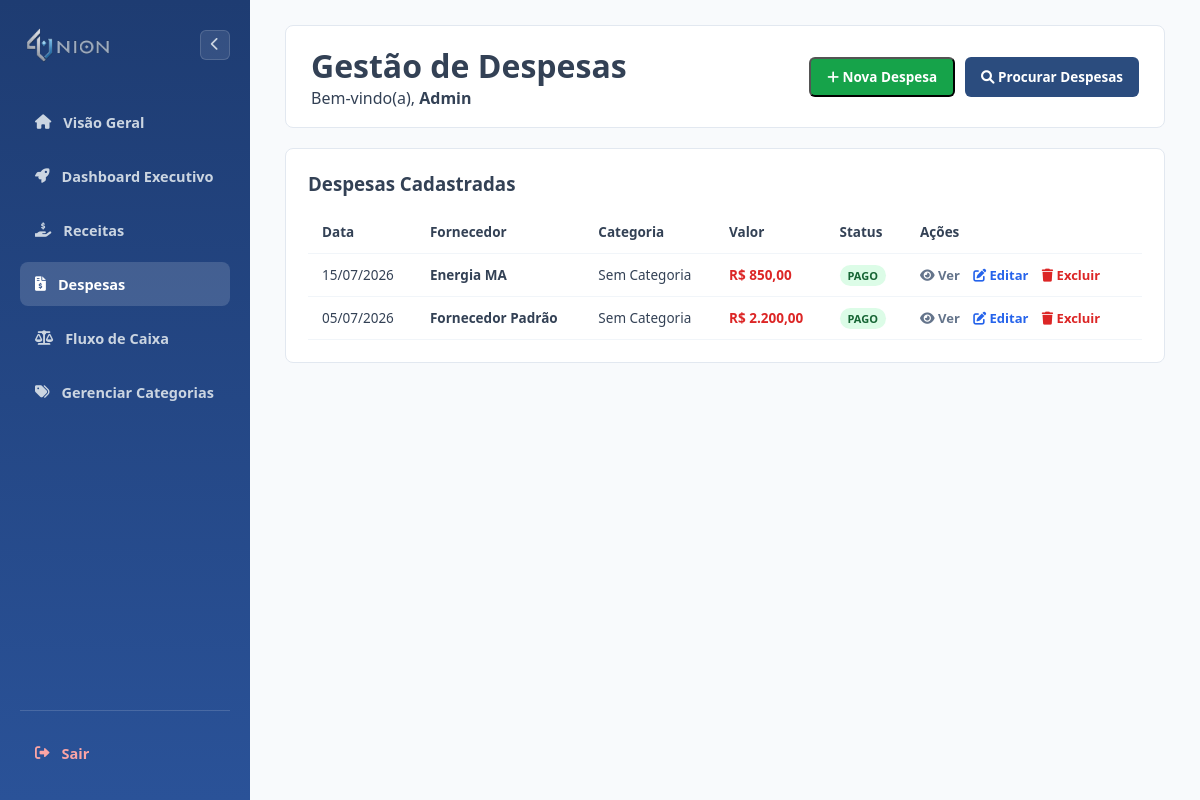
The app's page /pages/despesas/listar.php (signed in) with its own data.
### tables this page shows
CREATE TABLE `despesas` (
  `id` int(11) NOT NULL,
  `fornecedor_id` int(11) DEFAULT NULL,
  `categoria_id` int(11) DEFAULT NULL,
  `forma_pagamento_id` int(11) DEFAULT NULL,
  `conta_id` int(11) DEFAULT NULL,
  `usuario_id` int(11) DEFAULT NULL,
  `descricao` varchar(200) DEFAULT NULL,
  `valor` decimal(12,2) DEFAULT NULL,
  `data_pagamento` date DEFAULT NULL,
  `observacao` text DEFAULT NULL,
  `status` enum('Pago','Pendente') DEFAULT NULL,
  `ativo` char(1) NOT NULL DEFAULT 'S'
);

### pages/despesas/listar.php (the view, shortened to what this page needs)
<?php
require_once "../../config/conexao.php";
$usuario_id   = $_SESSION['usuario_id'] ?? $_SESSION['id'] ?? $_SESSION['id_usuario'] ?? $_SESSION['user_id'] ?? null;
$usuario_nome = $_SESSION['usuario_nome'] ?? $_SESSION['nome'] ?? 'Usuário';
function formatarValorSemArredondar($valor) {
    $valorStr = (string)$valor;
    $partes = explode('.', $valorStr);
    $inteiro = number_format((float)$partes[0], 0, '', '.');
    $decimais = isset($partes[1]) ? $partes[1] : '00';
    if (strlen($decimais) < 2) {
        $decimais = str_pad($decimais, 2, '0', STR_PAD_RIGHT);
    } else {
        $decimais = substr($decimais, 0, 2);
    }
    return $inteiro . ',' . $decimais;
}
try {
    $sql = "SELECT d.*,
                   c.nome AS categoria_nome,
                   COALESCE(NULLIF(f.nome_fantasia, ''), f.razao_social) AS fornecedor_nome
            FROM despesas d
            LEFT JOIN categorias c ON d.categoria_id = c.id
            LEFT JOIN fornecedores f ON d.fornecedor_id = f.id
            WHERE d.usuario_id = :usuario_id AND d.ativo = 'S'";
    $params = ['usuario_id' => $usuario_id];
    $sql .= " ORDER BY d.data_pagamento DESC";
    $stmt = $conexao->prepare($sql);
    $stmt->execute($params);
    $despesas = $stmt->fetchAll(PDO::FETCH_ASSOC);
} catch (PDOException $e) {
    $despesas = [];
}
?>
<!DOCTYPE html>
<html lang="pt-br">
<head>
    <link rel="stylesheet" href="https://cdnjs.cloudflare.com/ajax/libs/font-awesome/6.0.0/css/all.min.css">
    <link rel="stylesheet" href="../../assets/css/listar.css?v=<?= time() ?>">
</head>
<body>
    <?php $sidebarActive = 'despesas'; $sidebarRoot = '../../'; include __DIR__ . '/../../partials/sidebar.php'; ?>
    <main class="main-content">
        <header class="topbar">
            <div>
                <h1>Gestão de Despesas</h1>
                <p>Bem-vindo(a), <strong><?= htmlspecialchars($usuario_nome) ?></strong></p>
            </div>
            <div class="topbar-actions">
                <button type="button" class="btn-add" onclick="abrirModalCadastrar()">
                    <i class="fas fa-plus"></i> Nova Despesa
                </button>
                <button type="button" id="btnToggleFiltros" class="btn-search" onclick="toggleFiltros()">
                    <i class="fas fa-search"></i> Procurar Despesas
                </button>
            </div>
        </header>
        <div class="card">
            <h3 style="margin-bottom:15px;">Despesas Cadastradas</h3>
            <?php if (empty($despesas)): ?>
                <div style="text-align: center; padding: 40px 20px; color: #64748b;">
                    <i class="fas fa-file-invoice-dollar" style="font-size: 48px; color: #cbd5e1; margin-bottom: 15px; display: block;"></i>
                    <h4 style="font-size: 18px; color: #334155; margin-bottom: 8px;">Nenhuma despesa registrada</h4>
                    <p style="font-size: 14px; margin-bottom: 20px;">Comece cadastrando os gastos da empresa.</p>
                    <button type="button" class="btn-add" onclick="abrirModalCadastrar()" style="display: inline-flex; align-items: center; gap: 8px;">
                        <i class="fas fa-plus"></i> Cadastrar Nova Despesa
                    </button>
                </div>
            <?php else: ?>
                <table class="data-table">
                    <thead>
                        <tr>
                            <th>Data</th>
                            <th>Fornecedor</th>
                            <th>Categoria</th>
                            <th>Valor</th>
                            <th>Status</th>
                            <th>Ações</th>
                        </tr>
                    </thead>
                    <tbody>
                        <?php foreach ($despesas as $row): ?>
                            <tr class="<?= $row['status'] === 'Pendente' ? 'row-pendente' : '' ?>">
                                <td data-label="Data"><?= !empty($row['data_pagamento']) ? date('d/m/Y', strtotime($row['data_pagamento'])) : '-' ?></td>
                                <td data-label="Fornecedor"><strong><?= htmlspecialchars($row['fornecedor_nome'] ?? 'Não informado') ?></strong></td>
                                <td data-label="Categoria"><?= htmlspecialchars($row['categoria_nome'] ?? 'Sem Categoria') ?></td>
                                <td data-label="Valor" style="color:#dc2626; font-weight:600;">
                                    R$ <?= formatarValorSemArredondar($row['valor']) ?>
                                </td>
                                <td data-label="Status">
                                    <span class="badge <?= $row['status'] === 'Pago' ? 'badge-receita' : 'badge-despesa' ?>">
                                        <?= htmlspecialchars($row['status']) ?>
                                    </span>
                                </td>
                                <td class="action-links" data-label="Ações">
                                    <a href="javascript:void(0)" style="color:#64748b;" onclick="abrirModalVisualizar(<?= $row['id'] ?>)">
                                        <i class="fas fa-eye"></i> Ver
                                    </a>
                                    <a href="javascript:void(0)" style="color:#2563eb;" onclick="abrirModalEditar(<?= $row['id'] ?>)">
                                        <i class="fas fa-edit"></i> Editar
                                    </a>
                                    <a href="javascript:void(0)" style="color:#dc2626;" onclick="abrirModalExcluir(<?= $row['id'] ?>, '<?= htmlspecialchars(addslashes($row['descricao']), ENT_QUOTES) ?>')">
                                        <i class="fas fa-trash"></i> Excluir
                                    </a>
                                </td>
                            </tr>
                        <?php endforeach; ?>
                    </tbody>
                </table>
            <?php endif; ?>
        </div>
    </main>
</body>
</html>

### assets/css/listar.css (style rules this page uses)
* { box-sizing: border-box; margin: 0; padding: 0; font-family: 'Segoe UI', Tahoma, Geneva, Verdana, sans-serif; }
body { background-color: #f8fafc; color: #334155; display: flex; min-height: 100vh; }
.sidebar, .main-content { transition: all 0.3s ease-in-out !important; }
.main-content { flex: 1; min-width: 0; padding: 25px 35px; display: flex; flex-direction: column; gap: 20px; }
.topbar { display: flex; justify-content: space-between; align-items: center; background: #ffffff; padding: 18px 25px; border-radius: 8px; border: 1px solid #e2e8f0; }
.topbar-actions { display: flex; gap: 10px; }
.btn-add { background-color: #16a34a; color: #ffffff; padding: 9px 16px; border-radius: 6px; text-decoration: none; font-size: 13.5px; font-weight: 600; }
.btn-search { background-color: #2b4c7e; color: #ffffff; border: none; padding: 9px 16px; border-radius: 6px; font-size: 13.5px; font-weight: 600; cursor: pointer; }
.card { background: #ffffff; border-radius: 8px; border: 1px solid #e2e8f0; padding: 22px; }
.data-table { width: 100%; border-collapse: collapse; font-size: 13.5px; }
.data-table th, .data-table td { padding: 12px 14px; border-bottom: 1px solid #f1f5f9; text-align: left; }
.badge { padding: 3px 8px; border-radius: 12px; font-size: 11px; font-weight: 700; text-transform: uppercase; }
.badge-receita { background: #dcfce7; color: #166534; }
.action-links a { text-decoration: none; font-weight: 600; font-size: 13px; margin-right: 10px; }
.card { overflow-x: auto; }

### records on screen
despesas: data_pagamento "15/07/2026", fornecedor_nome "Energia MA", categoria_nome "Sem Categoria", valor "850,00", status "PAGO"
despesas: data_pagamento "05/07/2026", fornecedor_nome "Fornecedor Padrão", categoria_nome "Sem Categoria", valor "2.200,00", status "PAGO"

### other values on screen
$item['label'] "Visão Geral"
$item['label'] "Dashboard Executivo"
$item['label'] "Receitas"
$item['label'] "Despesas"
$item['label'] "Fluxo de Caixa"
$item['label'] "Gerenciar Categorias"
$usuario_nome "Admin"
